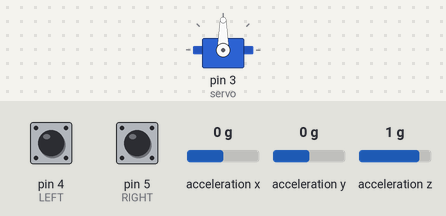
A sketch run on a simulated Arduino Uno, built with avr-gcc and run on an emulated ATmega328P. Shown: servo. The test bench sets the inputs (shaded band); at power-on: pin 4 (LEFT) HIGH, pin 5 (RIGHT) HIGH, acceleration x 0 g, acceleration y 0 g, acceleration z 1 g. What the sketch prints to the serial monitor is not drawn.

Above: at 1.2 s.
1.3 s: pin 4 (LEFT) pulled LOW for 0.15 s
At 2.1 s:
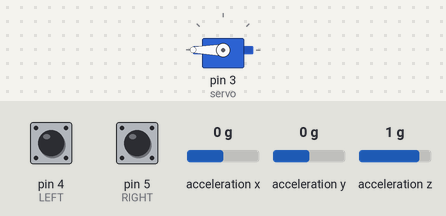
4.4 s: pin 5 (RIGHT) pulled LOW for 0.15 s
At 5.7 s:
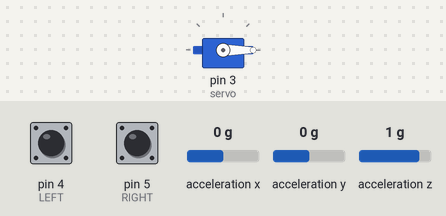
13.5 s: pin 4 (LEFT) pulled LOW for 1 s
At 14.6 s:
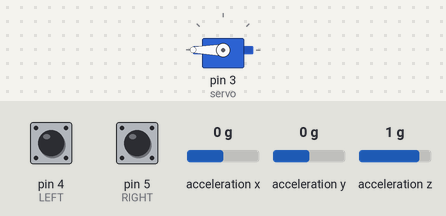
17.5 s: pin 4 (LEFT) pulled LOW for 3.2 s
At 23.8 s:
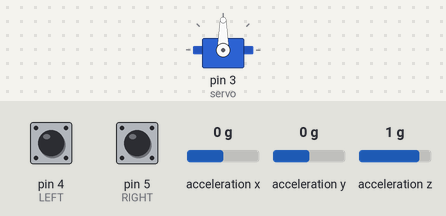
Timing chart, 0 to 24.7 s (numbered marks = the images above; inputs shaded):
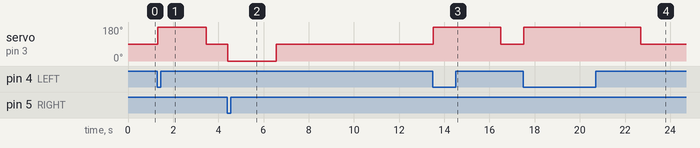

The sketch:

AccelButtons.ino
```cpp
#include <Servo.h>

#include "CurieIMU.h"

float ax, ay, az;   //scaled accelerometer values
long t = 0;
#define PWM 3
#define LEFT 4
#define RIGHT 5
Servo servo;
char state = 1;
void setup() {

//SERIAL MONITOR
  Serial.begin(9600);
  while(!Serial);

  servo.attach(3);
  pinMode(LEFT, INPUT_PULLUP);
  pinMode(RIGHT, INPUT_PULLUP);

  CurieIMU.begin();
//  CurieIMU.setAccelerometerRange(4);  //4 G's
//  CurieIMU.setAccelerometerRate(100);  //100 Hz
 // CurieIMU.setGyroRange(250);

}

void loop() {
  if(digitalRead(LEFT)==LOW){ //Left Button Pressed?
    ///Serial.println("Left");
    servo.write(255);
    t=millis();
  }
  if(digitalRead(RIGHT) == LOW){ //Right Button Pressed?
    //Serial.println("Right");
    servo.write(0);
    t=millis();
  }
  if(millis()-t > 2000){
    servo.write(90);
  }

  runAccelerometer();
}

void runAccelerometer(){
  CurieIMU.readAccelerometerScaled(ax, ay, az);
  ax = (int)(ax * 100.0);
  ay = (int)(ay * 100.0);
  az = (int)(az * 100.0);
  Serial.print(az);
  Serial.print(",");
  Serial.print(ay);
  Serial.print(",");
  Serial.println(az);
  delay(10);
}
```

Measured:
- after the input at 1.3 s, servo on pin 3 (servo): 90° → 180° at once, → 90° 2.1 s later
- after the input at 4.4 s, servo on pin 3 (servo): 90° → 0° at once, → 90° 2.1 s later
- after the input at 13.5 s, servo on pin 3 (servo): 90° → 180° at once, → 90° 3.0 s later
- after the input at 17.5 s, servo on pin 3 (servo): 90° → 180° at once, → 90° 5.2 s later
